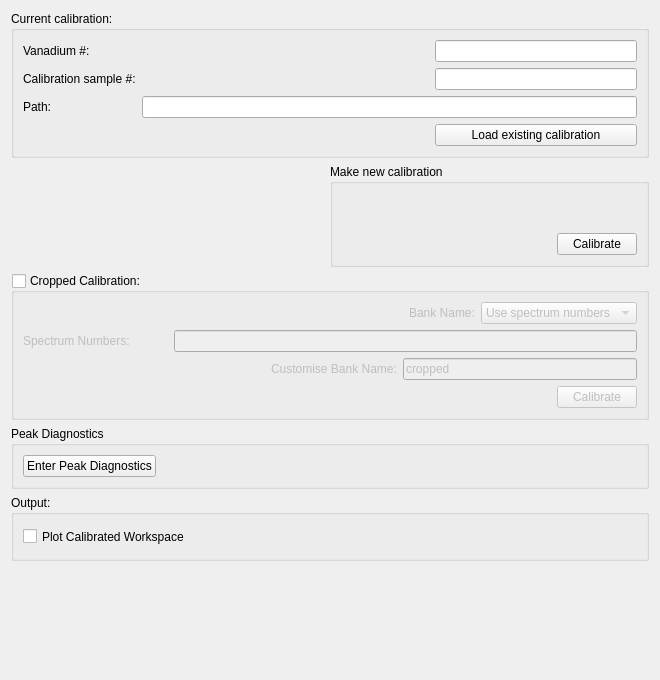
<?xml version="1.0" encoding="UTF-8"?>
<ui version="4.0">
 <class>EnggDiffractionQtTabCalib</class>
 <widget class="QWidget" name="EnggDiffractionQtTabCalib">
  <property name="geometry">
   <rect>
    <x>0</x>
    <y>0</y>
    <width>660</width>
    <height>680</height>
   </rect>
  </property>
  <property name="windowTitle">
   <string>Form</string>
  </property>
  <layout class="QGridLayout" name="gridLayout_5">
   <item row="1" column="0">
    <layout class="QHBoxLayout" name="horizontalLayout_4">
     <item>
      <spacer name="horizontalSpacer_6">
       <property name="orientation">
        <enum>Qt::Horizontal</enum>
       </property>
       <property name="sizeHint" stdset="0">
        <size>
         <width>288</width>
         <height>20</height>
        </size>
       </property>
      </spacer>
     </item>
     <item>
      <widget class="QGroupBox" name="groupBox_make_new_calib">
       <property name="title">
        <string>Make new calibration</string>
       </property>
       <property name="flat">
        <bool>false</bool>
       </property>
       <layout class="QGridLayout" name="gridLayout">
        <item row="0" column="0">
         <layout class="QHBoxLayout" name="horizontalLayout_2">
          <item>
           <widget class="QLabel" name="label_new_vanadium_num">
            <property name="text">
             <string/>
            </property>
           </widget>
          </item>
          <item>
           <widget class="MantidQt::MantidWidgets::MWRunFiles" name="MWRunFiles_new_vanadium_num">
            <property name="label" stdset="0">
             <string>Vanadium #:</string>
            </property>
            <property name="multipleFiles" stdset="0">
             <bool>true</bool>
            </property>
            <property name="text" stdset="0">
             <string>236516</string>
            </property>
           </widget>
          </item>
         </layout>
        </item>
        <item row="1" column="0">
         <layout class="QHBoxLayout" name="horizontalLayout">
          <item>
           <widget class="QLabel" name="label_new_ceria_num">
            <property name="text">
             <string/>
            </property>
           </widget>
          </item>
          <item>
           <widget class="MantidQt::MantidWidgets::MWRunFiles" name="MWRunFiles_new_ceria_num">
            <property name="label" stdset="0">
             <string>Calibration sample #:</string>
            </property>
            <property name="multipleFiles" stdset="0">
             <bool>true</bool>
            </property>
            <property name="text" stdset="0">
             <string>241391</string>
            </property>
           </widget>
          </item>
         </layout>
        </item>
        <item row="2" column="0">
         <layout class="QHBoxLayout" name="horizontalLayout_3">
          <item>
           <spacer name="horizontalSpacer">
            <property name="orientation">
             <enum>Qt::Horizontal</enum>
            </property>
            <property name="sizeHint" stdset="0">
             <size>
              <width>128</width>
              <height>20</height>
             </size>
            </property>
           </spacer>
          </item>
          <item>
           <widget class="QPushButton" name="pushButton_new_calib">
            <property name="text">
             <string>Calibrate</string>
            </property>
           </widget>
          </item>
         </layout>
        </item>
       </layout>
      </widget>
     </item>
    </layout>
   </item>
   <item row="4" column="0">
    <widget class="QGroupBox" name="groupBox_output_calib">
     <property name="title">
      <string>Output:</string>
     </property>
     <layout class="QGridLayout" name="gridLayout_3">
      <item row="0" column="0">
       <widget class="QCheckBox" name="checkBox_PlotData_Calib">
        <property name="sizePolicy">
         <sizepolicy hsizetype="Minimum" vsizetype="Preferred">
          <horstretch>0</horstretch>
          <verstretch>0</verstretch>
         </sizepolicy>
        </property>
        <property name="minimumSize">
         <size>
          <width>0</width>
          <height>25</height>
         </size>
        </property>
        <property name="text">
         <string>Plot Calibrated Workspace</string>
        </property>
       </widget>
      </item>
     </layout>
    </widget>
   </item>
   <item row="0" column="0">
    <widget class="QGroupBox" name="groupBox_current_calib">
     <property name="title">
      <string>Current calibration:</string>
     </property>
     <layout class="QGridLayout" name="gridLayout_2">
      <item row="0" column="0">
       <widget class="QLabel" name="label_vanadium_num">
        <property name="text">
         <string>Vanadium #:</string>
        </property>
       </widget>
      </item>
      <item row="0" column="1">
       <spacer name="horizontalSpacer_2">
        <property name="orientation">
         <enum>Qt::Horizontal</enum>
        </property>
        <property name="sizeHint" stdset="0">
         <size>
          <width>238</width>
          <height>20</height>
         </size>
        </property>
       </spacer>
      </item>
      <item row="0" column="2">
       <widget class="QLineEdit" name="lineEdit_current_vanadium_num">
        <property name="text">
         <string/>
        </property>
        <property name="readOnly">
         <bool>true</bool>
        </property>
       </widget>
      </item>
      <item row="1" column="0">
       <widget class="QLabel" name="label_ceria_num">
        <property name="text">
         <string>Calibration sample #:</string>
        </property>
       </widget>
      </item>
      <item row="1" column="1">
       <spacer name="horizontalSpacer_3">
        <property name="orientation">
         <enum>Qt::Horizontal</enum>
        </property>
        <property name="sizeHint" stdset="0">
         <size>
          <width>192</width>
          <height>20</height>
         </size>
        </property>
       </spacer>
      </item>
      <item row="1" column="2">
       <widget class="QLineEdit" name="lineEdit_current_ceria_num">
        <property name="text">
         <string/>
        </property>
        <property name="readOnly">
         <bool>true</bool>
        </property>
       </widget>
      </item>
      <item row="2" column="0">
       <widget class="QLabel" name="label_current_calib_filename">
        <property name="text">
         <string>Path:</string>
        </property>
       </widget>
      </item>
      <item row="3" column="0" colspan="2">
       <spacer name="horizontalSpacer_4">
        <property name="orientation">
         <enum>Qt::Horizontal</enum>
        </property>
        <property name="sizeHint" stdset="0">
         <size>
          <width>406</width>
          <height>20</height>
         </size>
        </property>
       </spacer>
      </item>
      <item row="3" column="2">
       <widget class="QPushButton" name="pushButton_load_calib">
        <property name="text">
         <string>Load existing calibration</string>
        </property>
       </widget>
      </item>
      <item row="2" column="1" colspan="2">
       <widget class="QLineEdit" name="lineEdit_current_calib_filename">
        <property name="readOnly">
         <bool>true</bool>
        </property>
       </widget>
      </item>
     </layout>
    </widget>
   </item>
   <item row="2" column="0">
    <widget class="QGroupBox" name="groupBox_calib_cropped">
     <property name="enabled">
      <bool>true</bool>
     </property>
     <property name="title">
      <string>Cropped Calibration:</string>
     </property>
     <property name="checkable">
      <bool>true</bool>
     </property>
     <property name="checked">
      <bool>false</bool>
     </property>
     <layout class="QGridLayout" name="gridLayout_4">
      <item row="3" column="1">
       <widget class="QPushButton" name="pushButton_new_cropped_calib">
        <property name="enabled">
         <bool>true</bool>
        </property>
        <property name="text">
         <string>Calibrate</string>
        </property>
        <property name="autoDefault">
         <bool>false</bool>
        </property>
       </widget>
      </item>
      <item row="3" column="0">
       <spacer name="horizontalSpacer_19">
        <property name="orientation">
         <enum>Qt::Horizontal</enum>
        </property>
        <property name="sizeHint" stdset="0">
         <size>
          <width>473</width>
          <height>20</height>
         </size>
        </property>
       </spacer>
      </item>
      <item row="1" column="0" colspan="2">
       <layout class="QHBoxLayout" name="horizontalLayout_11">
        <item>
         <widget class="QLabel" name="label_cropped_spec_nos">
          <property name="enabled">
           <bool>false</bool>
          </property>
          <property name="text">
           <string>Spectrum Numbers:</string>
          </property>
         </widget>
        </item>
        <item>
         <spacer name="horizontalSpacer_8">
          <property name="orientation">
           <enum>Qt::Horizontal</enum>
          </property>
          <property name="sizeHint" stdset="0">
           <size>
            <width>38</width>
            <height>20</height>
           </size>
          </property>
         </spacer>
        </item>
        <item>
         <widget class="QLineEdit" name="lineEdit_cropped_spec_nos">
          <property name="sizePolicy">
           <sizepolicy hsizetype="Expanding" vsizetype="Fixed">
            <horstretch>1</horstretch>
            <verstretch>0</verstretch>
           </sizepolicy>
          </property>
         </widget>
        </item>
       </layout>
      </item>
      <item row="2" column="0" colspan="2">
       <layout class="QHBoxLayout" name="horizontalLayout_14">
        <item>
         <spacer name="horizontalSpacer_22">
          <property name="orientation">
           <enum>Qt::Horizontal</enum>
          </property>
          <property name="sizeHint" stdset="0">
           <size>
            <width>248</width>
            <height>20</height>
           </size>
          </property>
         </spacer>
        </item>
        <item>
         <widget class="QLabel" name="label_cropped_customise_bank">
          <property name="text">
           <string>Customise Bank Name:</string>
          </property>
         </widget>
        </item>
        <item>
         <widget class="QLineEdit" name="lineEdit_cropped_customise_bank_name">
          <property name="sizePolicy">
           <sizepolicy hsizetype="Preferred" vsizetype="Fixed">
            <horstretch>1</horstretch>
            <verstretch>0</verstretch>
           </sizepolicy>
          </property>
          <property name="text">
           <string>cropped</string>
          </property>
         </widget>
        </item>
       </layout>
      </item>
      <item row="0" column="0" colspan="2">
       <layout class="QHBoxLayout" name="horizontalLayout_10">
        <item>
         <spacer name="horizontalSpacer_15">
          <property name="orientation">
           <enum>Qt::Horizontal</enum>
          </property>
          <property name="sizeHint" stdset="0">
           <size>
            <width>38</width>
            <height>20</height>
           </size>
          </property>
         </spacer>
        </item>
        <item>
         <widget class="QLabel" name="label_calib_cropped_spec_ids">
          <property name="enabled">
           <bool>false</bool>
          </property>
          <property name="text">
           <string>Bank Name:</string>
          </property>
         </widget>
        </item>
        <item>
         <widget class="QComboBox" name="comboBox_calib_cropped_bank_name">
          <property name="enabled">
           <bool>false</bool>
          </property>
          <item>
           <property name="text">
            <string>Use spectrum numbers</string>
           </property>
          </item>
          <item>
           <property name="text">
            <string>Bank North - 1</string>
           </property>
          </item>
          <item>
           <property name="text">
            <string>Bank South - 2</string>
           </property>
          </item>
         </widget>
        </item>
       </layout>
      </item>
     </layout>
    </widget>
   </item>
   <item row="3" column="0">
    <widget class="QGroupBox" name="groupBox_peak_diag">
     <property name="title">
      <string>Peak Diagnostics</string>
     </property>
     <layout class="QHBoxLayout" name="horizontalLayout_6">
      <item>
       <layout class="QHBoxLayout" name="horizontalLayout_5">
        <item>
         <widget class="QPushButton" name="pushButton_peak_diag">
          <property name="text">
           <string>Enter Peak Diagnostics</string>
          </property>
         </widget>
        </item>
        <item>
         <spacer name="horizontalSpacer_5">
          <property name="orientation">
           <enum>Qt::Horizontal</enum>
          </property>
          <property name="sizeHint" stdset="0">
           <size>
            <width>40</width>
            <height>20</height>
           </size>
          </property>
         </spacer>
        </item>
       </layout>
      </item>
     </layout>
    </widget>
   </item>
   <item row="5" column="0">
    <spacer name="verticalSpacer">
     <property name="orientation">
      <enum>Qt::Vertical</enum>
     </property>
     <property name="sizeHint" stdset="0">
      <size>
       <width>20</width>
       <height>40</height>
      </size>
     </property>
    </spacer>
   </item>
  </layout>
 </widget>
 <customwidgets>
  <customwidget>
   <class>MantidQt::MantidWidgets::MWRunFiles</class>
   <extends>QWidget</extends>
   <header>MantidQtMantidWidgets/MWRunFiles.h</header>
  </customwidget>
 </customwidgets>
 <resources/>
 <connections/>
</ui>
